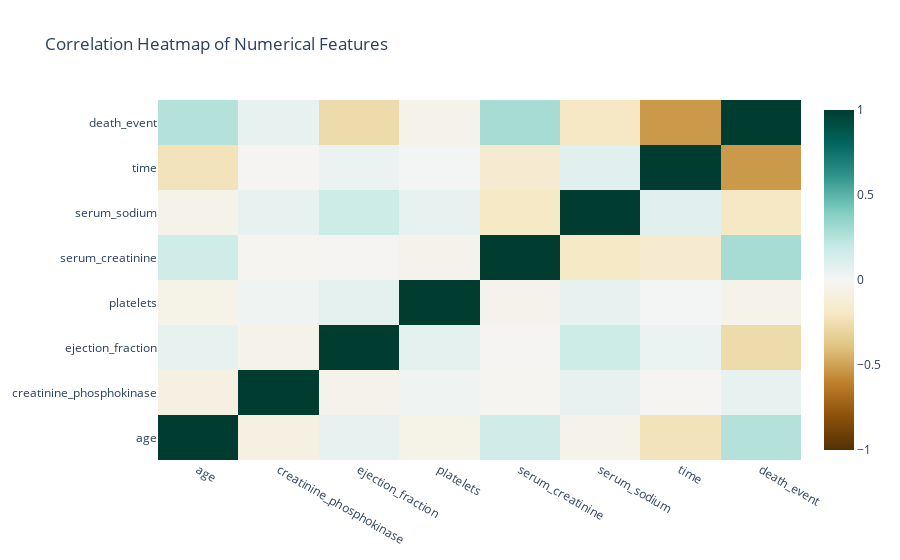

The notebook cell saved with this chart:
### Code cell
"""Create correlation heatmap of numerical features"""
numerical_features = ['age', 'creatinine_phosphokinase', 'ejection_fraction', 
                          'platelets', 'serum_creatinine', 'serum_sodium', 'time','death_event']
correlation_matrix = df[numerical_features].corr()
    
fig = go.Figure(data=go.Heatmap(
        z=correlation_matrix.values,
        x=correlation_matrix.columns,
        y=correlation_matrix.columns,
        colorscale='BrBG',
        zmin=-1, zmax=1
    ))
fig.update_layout(title='Correlation Heatmap of Numerical Features')
# Export the figure as an image
fig.write_image("Visualizations/correlation_matrix.png", engine="kaleido")
fig.show()

### Figure 1 — Plotly figure (JSON) as saved in the notebook; plotly's stock layout.template omitted (floating-point values rounded to 4 significant figures)
{"data": [{"colorscale": [[0, "rgb(84,48,5)"], [0.1, "rgb(140,81,10)"], [0.2, "rgb(191,129,45)"], [0.3, "rgb(223,194,125)"], [0.4, "rgb(246,232,195)"], [0.5, "rgb(245,245,245)"], [0.6, "rgb(199,234,229)"], [0.7, "rgb(128,205,193)"], [0.8, "rgb(53,151,143)"], [0.9, "rgb(1,102,94)"], [1, "rgb(0,60,48)"]], "type": "heatmap", "x": ["age", "creatinine_phosphokinase", "ejection_fraction", "platelets", "serum_creatinine", "serum_sodium", "time", "death_event"], "y": ["age", "creatinine_phosphokinase", "ejection_fraction", "platelets", "serum_creatinine", "serum_sodium", "time", "death_event"], "z": [[1, -0.08158, 0.0601, -0.05235, 0.1592, -0.04597, -0.2241, 0.2537], [-0.08158, 1, -0.04408, 0.02446, -0.01641, 0.05955, -0.009346, 0.06273], [0.0601, -0.04408, 1, 0.07218, -0.0113, 0.1759, 0.04173, -0.2686], [-0.05235, 0.02446, 0.07218, 1, -0.0412, 0.06212, 0.01051, -0.04914], [0.1592, -0.01641, -0.0113, -0.0412, 1, -0.1891, -0.1493, 0.2943], [-0.04597, 0.05955, 0.1759, 0.06212, -0.1891, 1, 0.08764, -0.1952], [-0.2241, -0.009346, 0.04173, 0.01051, -0.1493, 0.08764, 1, -0.527], [0.2537, 0.06273, -0.2686, -0.04914, 0.2943, -0.1952, -0.527, 1]], "zmax": 1, "zmin": -1}], "layout": {"title": {"text": "Correlation Heatmap of Numerical Features"}}}
